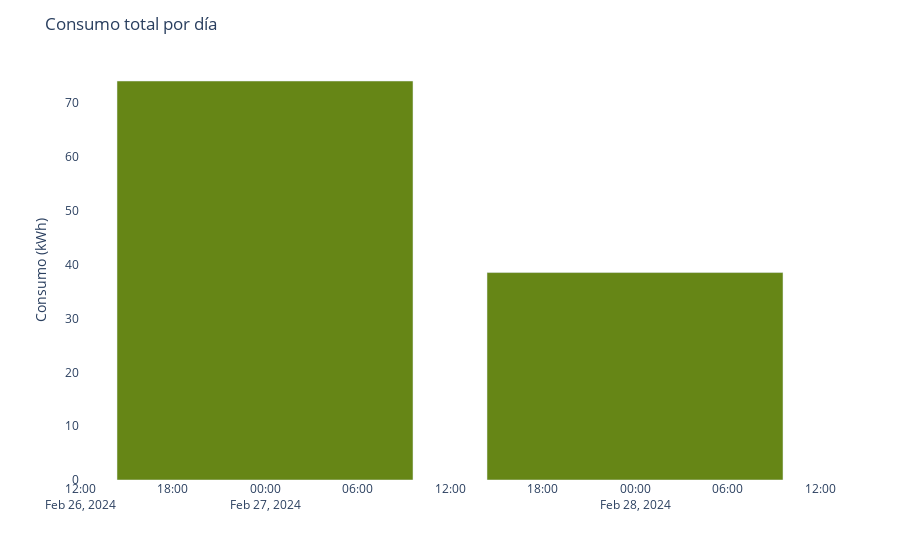

The notebook cell this image was saved under:
### Code cell
import plotly.express as px
import datetime, calendar
import pandas as pd

fig1 = px.bar(x=data["Time Bucket"], y=data["Consumo total"])
fig1.update_traces(marker_color='#668616')
fig1.update_layout(title="Consumo total por día", yaxis_title="Consumo (kWh)", xaxis_title="",
                        xaxis=dict(showgrid=False), yaxis=dict(showgrid=False), 
                        paper_bgcolor='rgba(0,0,0,0)', plot_bgcolor='rgba(0,0,0,0)')

### Figure 1 — Plotly figure (JSON) as saved in the notebook; plotly's stock layout.template omitted (floating-point values rounded to 4 significant figures)
{"data": [{"alignmentgroup": "True", "hovertemplate": "x=%{x}<br>y=%{y}<extra></extra>", "legendgroup": "", "marker": {"color": "#668616", "pattern": {"shape": ""}}, "name": "", "offsetgroup": "", "orientation": "v", "showlegend": false, "textposition": "auto", "type": "bar", "x": ["2024-02-27", "2024-02-28"], "xaxis": "x", "y": [74.11, 38.53], "yaxis": "y"}], "layout": {"barmode": "relative", "legend": {"tracegroupgap": 0}, "margin": {"t": 60}, "paper_bgcolor": "rgba(0,0,0,0)", "plot_bgcolor": "rgba(0,0,0,0)", "title": {"text": "Consumo total por día"}, "xaxis": {"anchor": "y", "domain": [0, 1], "showgrid": false, "title": {"text": ""}}, "yaxis": {"anchor": "x", "domain": [0, 1], "showgrid": false, "title": {"text": "Consumo (kWh)"}}}}
